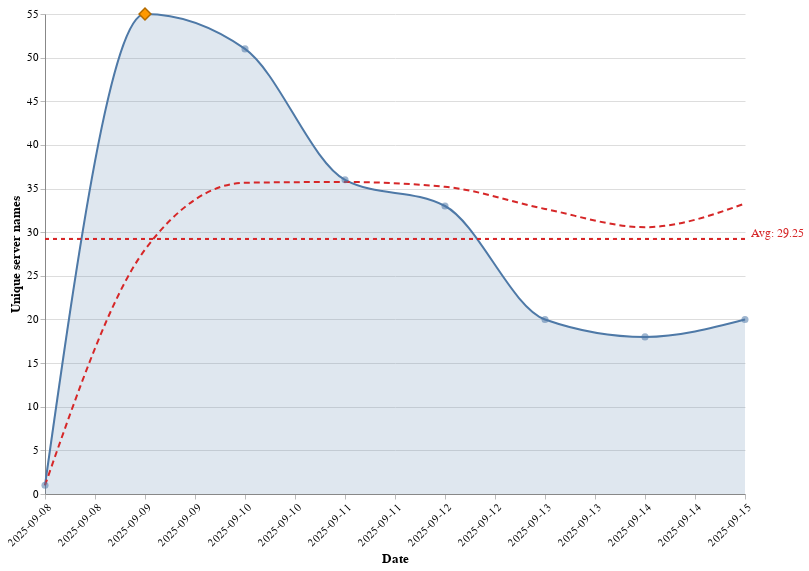

The Vega-Lite source for this figure:
### Vega-Lite specification from a JSON file in a GitHub repository (floating-point values rounded to 4 significant figures)
{"$schema": "https://vega.github.io/schema/vega-lite/v5.json", "description": "Unique servers published per day (line + 7d moving average)", "background": "white", "width": 700, "height": 480, "data": {"values": [{"date": "2025-09-08", "count": 1}, {"date": "2025-09-09", "count": 55}, {"date": "2025-09-10", "count": 51}, {"date": "2025-09-11", "count": 36}, {"date": "2025-09-12", "count": 33}, {"date": "2025-09-13", "count": 20}, {"date": "2025-09-14", "count": 18}, {"date": "2025-09-15", "count": 20}]}, "transform": [{"frame": [-6, 0], "window": [{"op": "mean", "as": "ma7", "field": "count"}], "sort": [{"field": "date"}]}, {"joinaggregate": [{"op": "argmax", "as": "peakRow", "field": "count"}]}, {"sort": [{"field": "date"}], "window": [{"as": "rowNumber", "op": "row_number"}]}, {"joinaggregate": [{"op": "max", "as": "lastRow", "field": "rowNumber"}]}, {"as": "isLast", "calculate": "datum.rowNumber === datum.lastRow"}, {"as": "isPeak", "calculate": "datum.count === datum.peakRow.count ? true : false"}], "layer": [{"mark": {"color": "#4e79a7", "opacity": 0.18, "interpolate": "monotone", "type": "area"}, "encoding": {"x": {"type": "temporal", "axis": {"title": "Date", "labelAngle": -45, "format": "%Y-%m-%d", "grid": false}, "field": "date"}, "y": {"type": "quantitative", "axis": {"title": "Unique server names", "grid": true}, "field": "count"}}}, {"mark": {"strokeWidth": 2, "stroke": "#4e79a7", "interpolate": "monotone", "type": "line"}, "encoding": {"x": {"field": "date", "type": "temporal"}, "y": {"field": "count", "type": "quantitative"}}}, {"mark": {"strokeWidth": 2, "stroke": "#d62728", "interpolate": "monotone", "type": "line", "strokeDash": [6, 4]}, "encoding": {"x": {"field": "date", "type": "temporal"}, "y": {"field": "ma7", "type": "quantitative"}}}, {"mark": {"filled": true, "color": "#4e79a7", "type": "point", "size": 50}, "encoding": {"y": {"field": "count", "type": "quantitative"}, "tooltip": [{"title": "Date", "type": "temporal", "field": "date"}, {"title": "Daily unique", "type": "quantitative", "field": "count"}, {"title": "7d avg", "type": "quantitative", "field": "ma7"}], "x": {"field": "date", "type": "temporal"}, "opacity": {"condition": {"selection": "hover", "value": 1}, "value": 0.55}}, "selection": {"hover": {"nearest": true, "empty": "none", "on": "mouseover", "type": "single"}}}, {"mark": {"size": 140, "filled": true, "type": "point", "strokeWidth": 1.5, "color": "#ff9900", "stroke": "#b36b00", "shape": "diamond"}, "encoding": {"y": {"field": "count", "type": "quantitative"}, "opacity": {"condition": {"value": 1, "test": "datum.isPeak == true"}, "value": 0}, "tooltip": [{"title": "Peak date", "type": "temporal", "field": "date"}, {"title": "Peak unique count", "type": "quantitative", "field": "count"}], "x": {"field": "date", "type": "temporal"}}}, {"mark": {"color": "#d62728", "strokeDash": [4, 4], "strokeWidth": 1.5, "type": "rule"}, "encoding": {"y": {"datum": 29.25}}}, {"transform": [{"filter": "datum.isLast == true"}], "mark": {"dy": -6, "align": "left", "type": "text", "dx": 6, "color": "#d62728", "fontSize": 12}, "encoding": {"y": {"datum": 29.25}, "text": {"value": "Avg: 29.25"}, "x": {"field": "date", "type": "temporal"}}}], "config": {"axis": {"labelFont": "Segoe UI", "titleFont": "Segoe UI", "tickColor": "#bbb", "labelFontSize": 11, "titleFontSize": 13, "domainColor": "#888"}, "view": {"stroke": "transparent"}}}
